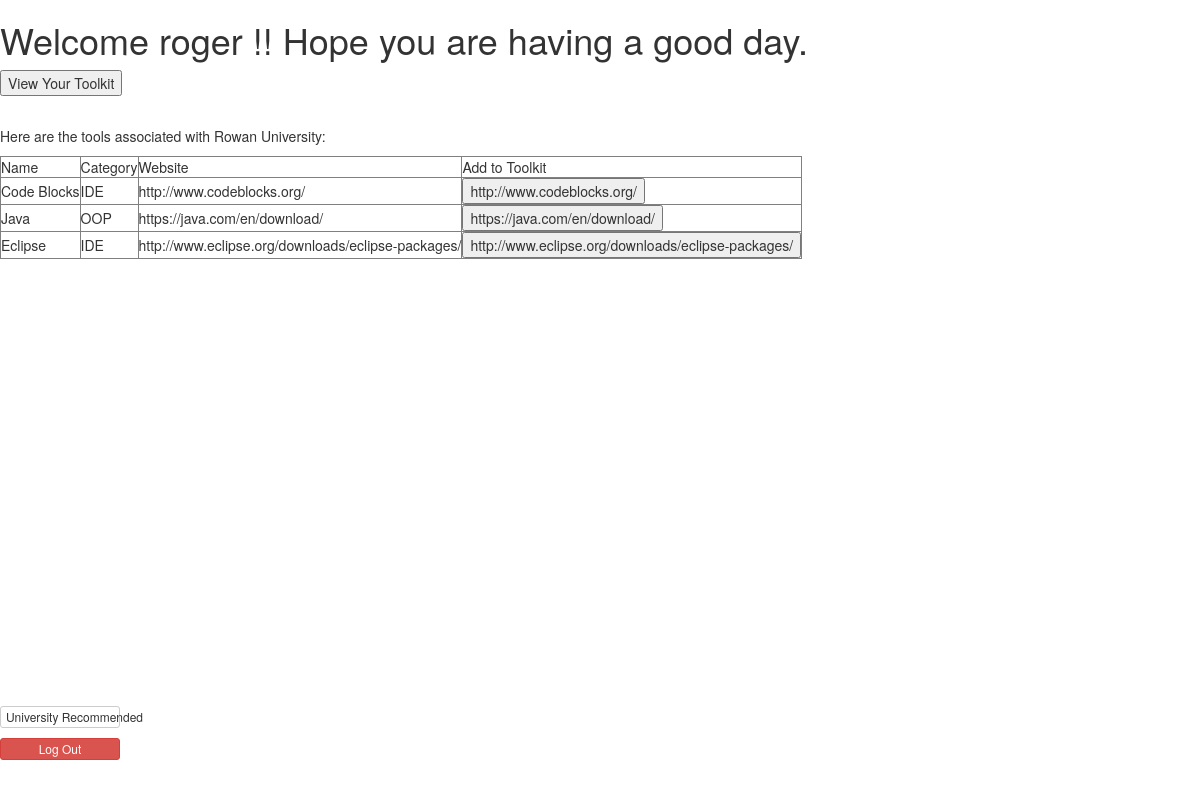
/php/universityTools.php (signed in), run on the app's committed database.
### tables this page shows
CREATE TABLE `tools` (
  `toolnm` int(11) NOT NULL,
  `idnums` int(11) NOT NULL,
  `category` varchar(100) NOT NULL,
  `toolname` varchar(100) NOT NULL,
  `url` varchar(200) NOT NULL
);

### php/universityTools.php (the view, shortened to what this page needs)
<?php
$username = ($_SESSION['username']);
$university= ($_SESSION['university']);
$univid= ($_SESSION['univid']);
$runivid= ($_SESSION['runivid']);
$servername = "localhost";
$user = "root";
$passwd = "kkp123";
$dbname ="accounts";
$mysqli =mysqli_connect($servername,$user,$passwd,$dbname);
?>
<!DOCTYPE html>
<html>
	<head>
  <link rel="stylesheet" href="https://maxcdn.bootstrapcdn.com/bootstrap/3.3.7/css/bootstrap.min.css">
</head>
      <h1> Welcome <?php echo $username;?> !! Hope you are having a good day.</h1>
      <form method="post">
      <input type='submit' name="View" value='View Your Toolkit'></form>
	  	  <body>
		<div class="loginBox">
		 <form method="post">
		<?php
		$selectFirstQuery = "SELECT * FROM tools WHERE idnums  = '". $univid ."'";
		$queryResult = $mysqli->query($selectFirstQuery);
		$foundRows = $queryResult->num_rows;
		if($foundRows > 0)
		{
		    echo "<table border='1'>";
		    echo "<br/>Here are the tools associated with "  .$university. ":";
		    echo "<tr><td>Name</td><td>Category</td><td>Website</td><td>Add to Toolkit</td><rr>";
		    while($row=mysqli_fetch_assoc($queryResult)){
		        echo "<tr><td>{$row['toolname']}</td><td>{$row['category']}</td><td>{$row['url']}</td><td><input type='submit' name='Add' value = {$row['url']}></td>";
		    }
		}
		?>
		</form>
		</div>
		<p><a  href="main.php" class="btn btn-danger btn-xs" role= "button" style="position: absolute; left: 0%; right:90%; bottom: 5%;">Log Out</a>
		<p><a  href="recommendeduniversity.php" class="btn btn-default btn-xs" role= "button" style="position: absolute; left: 0%; right:90%; bottom: 9%;"><?php $id=$_SESSION['id'];
		$username=$_SESSION['username']; $runiversity=$_SESSION['runiversity'];  $_SESSION['runivid']=$runivid; ?>University Recommended</a>
		</body>
</html>

### data on the page
tools: toolname "Code Blocks", category "IDE", url "http://www.codeblocks.org/", Add "http://www.codeblocks.org/"
tools: toolname "Java", category "OOP", url "https://java.com/en/download/", Add "https://java.com/en/download/"
tools: toolname "Eclipse", category "IDE", url "http://www.eclipse.org/downloads/eclipse-packages/", Add "http://www.eclipse.org/downloads/eclipse-packages/"

### other printed values
$username "roger"
